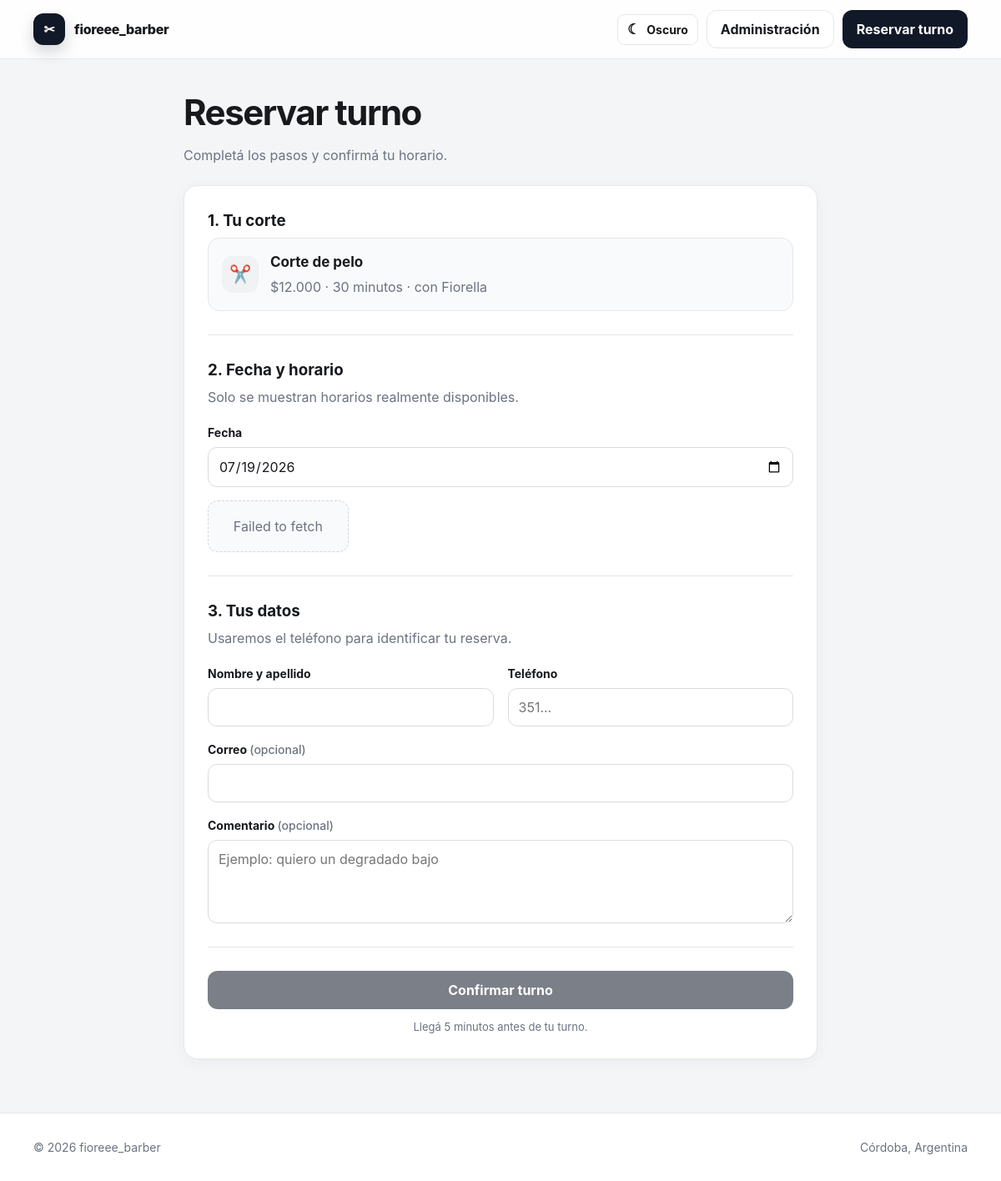
/reservar.php, run on the app's committed database.
### tables this page shows
CREATE TABLE IF NOT EXISTS services (
    id INT UNSIGNED AUTO_INCREMENT PRIMARY KEY,
    name VARCHAR(120) NOT NULL,
    description VARCHAR(255) NULL,
    price INT UNSIGNED NOT NULL DEFAULT 0,
    duration_minutes SMALLINT UNSIGNED NOT NULL DEFAULT 30,
    active TINYINT(1) NOT NULL DEFAULT 1,
    created_at TIMESTAMP DEFAULT CURRENT_TIMESTAMP
);

CREATE TABLE IF NOT EXISTS barbers (
    id INT UNSIGNED AUTO_INCREMENT PRIMARY KEY,
    name VARCHAR(120) NOT NULL,
    phone VARCHAR(40) NULL,
    bio VARCHAR(255) NULL,
    color VARCHAR(20) NOT NULL DEFAULT '#1f2937',
    work_days VARCHAR(30) NOT NULL DEFAULT '1,2,3,4,5,6',
    work_start TIME NOT NULL DEFAULT '09:00:00',
    work_end TIME NOT NULL DEFAULT '19:00:00',
    lunch_start TIME NULL,
    lunch_end TIME NULL,
    active TINYINT(1) NOT NULL DEFAULT 1,
    created_at TIMESTAMP DEFAULT CURRENT_TIMESTAMP
);

### app/helpers.php (called while the page is built, shortened)
<?php
function e(?string $value): string
{
    return htmlspecialchars($value ?? '', ENT_QUOTES, 'UTF-8');
}
function money(int|float|string $value): string
{
    return '$' . number_format((float) $value, 0, ',', '.');
}
function setting(string $key, ?string $default = null): ?string
{
    static $settings = null;
    if ($settings === null) {
        $rows = db()->query('SELECT setting_key, setting_value FROM settings')->fetchAll();
        $settings = [];
        foreach ($rows as $row) {
            $settings[$row['setting_key']] = $row['setting_value'];
        }
    }
    return $settings[$key] ?? $default;
}

### app/db.php (called while the page is built, shortened)
<?php
function db(): PDO
{
    static $pdo = null;
    if ($pdo instanceof PDO) {
        return $pdo;
    }
    $config = require __DIR__ . '/config.php';
    $db = $config['db'];
    $dsn = sprintf('mysql:host=%s;port=%s;dbname=%s;charset=utf8mb4', $db['host'], $db['port'], $db['name']);
    $lastError = null;
    for ($attempt = 1; $attempt <= 15; $attempt++) {
        try {
            $pdo = new PDO($dsn, $db['user'], $db['pass'], [
                PDO::ATTR_ERRMODE => PDO::ERRMODE_EXCEPTION,
                PDO::ATTR_DEFAULT_FETCH_MODE => PDO::FETCH_ASSOC,
                PDO::ATTR_EMULATE_PREPARES => false,
            ]);
            return $pdo;
        } catch (PDOException $exception) {
            $lastError = $exception;
            usleep(500000);
        }
    }
    throw $lastError ?? new RuntimeException('No se pudo conectar a la base de datos.');
}

### public/reservar.php (the view, shortened to what this page needs)
<?php
$pdo = db();
$services = $pdo->query('SELECT * FROM services WHERE active = 1 ORDER BY name')->fetchAll();
$barbers = $pdo->query('SELECT * FROM barbers WHERE active = 1 ORDER BY name')->fetchAll();
require __DIR__ . '/_header.php';
?>
<main class="page">
    <div class="container narrow">
        <div class="section-title">
            <div>
                <h2>Reservar turno</h2>
                <p>Completá los pasos y confirmá tu horario.</p>
            </div>
        </div>
        <form class="card form-card" method="post">
            <section class="form-section">
                <h3>1. Tu corte</h3>
                <?php if (count($services) === 1 && count($barbers) === 1): ?>
                    <?php $onlyService = $services[0]; $onlyBarber = $barbers[0]; ?>
                    <div class="selection-summary">
                        <span class="icon-box">✂️</span>
                        <div>
                            <strong><?= e($onlyService['name']) ?></strong>
                            <p><?= money($onlyService['price']) ?> · <?= (int) $onlyService['duration_minutes'] ?> minutos · con <?= e($onlyBarber['name']) ?></p>
                        </div>
                    </div>
                <?php endif; ?>
            </section>
            <section class="form-section">
                <h3>2. Fecha y horario</h3>
                <p>Solo se muestran horarios realmente disponibles.</p>
                <div class="field" style="margin-bottom:16px">
                    <label for="appointment_date">Fecha</label>
                    <input class="input" type="date" id="appointment_date" name="appointment_date" min="<?= date('Y-m-d') ?>" value="<?= e($_POST['appointment_date'] ?? date('Y-m-d', strtotime('+1 day'))) ?>" required>
                </div>
                <div id="slots" class="slots">
                </div>
            </section>
            <section class="form-section">
                <h3>3. Tus datos</h3>
                <p>Usaremos el teléfono para identificar tu reserva.</p>
                <div class="form-grid">
                    <div class="field">
                        <label for="customer_name">Nombre y apellido</label>
                        <input class="input" id="customer_name" name="customer_name" value="<?= e($_POST['customer_name'] ?? '') ?>" required>
                    </div>
                    <div class="field">
                        <label for="phone">Teléfono</label>
                        <input class="input" id="phone" name="phone" inputmode="tel" placeholder="351..." value="<?= e($_POST['phone'] ?? '') ?>" required>
                    </div>
                    <div class="field full">
                        <label for="email">Correo <span style="color:var(--muted);font-weight:500">(opcional)</span></label>
                        <input class="input" id="email" name="email" type="email" value="<?= e($_POST['email'] ?? '') ?>">
                    </div>
                    <div class="field full">
                        <label for="notes">Comentario <span style="color:var(--muted);font-weight:500">(opcional)</span></label>
                        <textarea id="notes" name="notes" placeholder="Ejemplo: quiero un degradado bajo"><?= e($_POST['notes'] ?? '') ?></textarea>
                    </div>
                </div>
            </section>
            <div class="form-section">
                <button id="booking-submit" class="btn btn-primary btn-block" type="submit" disabled>Confirmar turno</button>
                <p style="margin:12px 0 0;text-align:center;color:var(--muted);font-size:13px"><?= e(setting('booking_notice', 'Llegá 5 minutos antes.')) ?></p>
            </div>
        </form>
    </div>
</main>
<?php require __DIR__ . '/_footer.php'; ?>

### public/assets/css/app.css (style rules this page uses)
:root { --bg: #f4f5f7; --surface: #ffffff; --surface-soft: #f9fafb; --text: #17191d; --muted: #6b7280; --border: #e5e7eb; --primary: #111827; --primary-2: #374151; --accent: #d6a756; --success: #16835d; --danger: #c23939; --warning: #a66908; --info: #1769aa; --purple: #7551aa; --radius: 16px; --shadow: 0 12px 34px rgba(17, 24, 39, .08); }
* { box-sizing: border-box; }
html { scroll-behavior: smooth; }
body { margin: 0; font-family: Inter, ui-sans-serif, system-ui, -apple-system, BlinkMacSystemFont, "Segoe UI", sans-serif; background: var(--bg); color: var(--text); line-height: 1.5; }
button, input, select, textarea { font: inherit; }
.container { width: min(1120px, calc(100% - 32px)); margin-inline: auto; }
.container.narrow { width: min(760px, calc(100% - 32px)); }
.page { padding: 32px 0 64px; }
.section-title { display: flex; justify-content: space-between; align-items: end; gap: 20px; margin-bottom: 24px; }
.section-title h2 { margin: 0; font-size: clamp(28px, 4vw, 42px); letter-spacing: -.035em; }
.section-title p { margin: 8px 0 0; color: var(--muted); }
.card { background: var(--surface); border: 1px solid var(--border); border-radius: var(--radius); box-shadow: 0 4px 18px rgba(17, 24, 39, .04); }
.icon-box { width: 44px; height: 44px; border-radius: 13px; display: grid; place-items: center; background: #f1f2f4; font-size: 21px; }
.btn { display: inline-flex; align-items: center; justify-content: center; gap: 8px; min-height: 44px; padding: 10px 16px; border: 1px solid transparent; border-radius: 12px; font-weight: 750; cursor: pointer; transition: transform .15s ease, opacity .15s ease, background .15s ease; }
.btn:disabled { cursor: not-allowed; opacity: .55; transform: none; }
.btn-primary { background: var(--primary); color: #fff; }
.btn-block { width: 100%; }
.form-card { padding: 28px; }
.form-section + .form-section { border-top: 1px solid var(--border); margin-top: 28px; padding-top: 28px; }
.form-section h2, .form-section h3 { margin: 0 0 6px; }
.form-section > p { margin: 0 0 20px; color: var(--muted); }
.form-grid { display: grid; grid-template-columns: repeat(2, minmax(0, 1fr)); gap: 17px; }
.field { display: grid; gap: 7px; }
.field.full { grid-column: 1 / -1; }
.field label { font-size: 14px; font-weight: 750; }
.input, select, textarea { width: 100%; min-height: 46px; padding: 10px 12px; border: 1px solid #d8dce2; border-radius: 11px; background: #fff; color: var(--text); outline: none; transition: border-color .15s ease, box-shadow .15s ease; }
textarea { min-height: 100px; resize: vertical; }
.slots { display: grid; grid-template-columns: repeat(4, minmax(0, 1fr)); gap: 9px; }
.selection-summary { display: flex; align-items: center; gap: 14px; padding: 16px; border: 1px solid var(--border); border-radius: 14px; background: #f9fafb; }
.selection-summary strong { display: block; font-size: 17px; }
.selection-summary p { margin: 4px 0 0; color: var(--muted); }

### data on the page
services: name "Corte de pelo", price "$12.000", duration_minutes "30"
barbers: name "Fiorella"

### other printed values
$businessName "fioreee_barber"
setting('booking_notice', 'Llegá 5 minutos antes.') "Llegá 5 minutos antes de tu turno."
setting('business_name', 'fioreee_barber') "fioreee_barber"
setting('business_address', 'Córdoba, Argentina') "Córdoba, Argentina"
